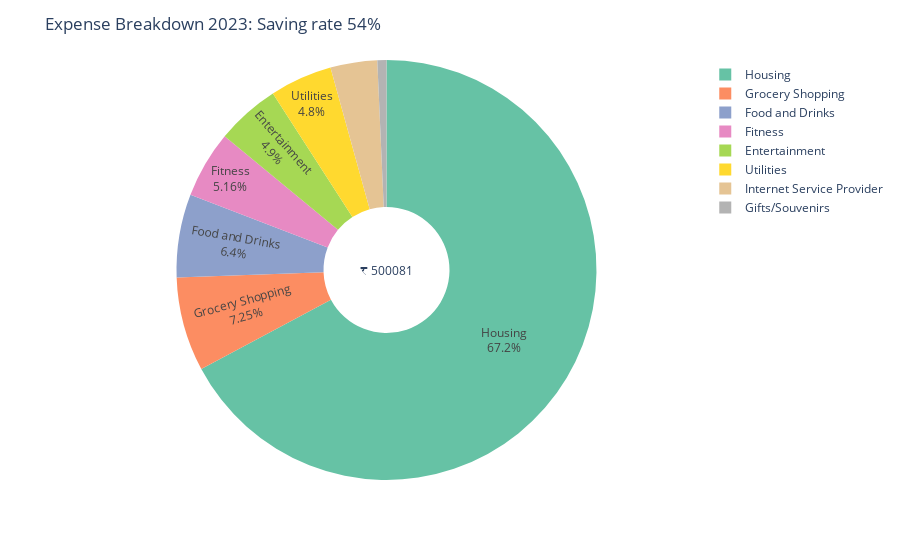

Notebook code for this chart:
### Code cell
expense_pie_fig_2023 = make_pie_chart(df, 2023, 'Expense')
expense_pie_fig_2023

### Figure 1 — Plotly figure (JSON) as saved in the notebook; plotly's stock layout.template omitted (floating-point values rounded to 4 significant figures)
{"data": [{"direction": "clockwise", "domain": {"x": [0, 1], "y": [0, 1]}, "hole": 0.3, "hovertemplate": "Category=%{label}<br>Amount (INR)=%{value}<extra></extra>", "labels": ["Entertainment", "Housing", "Entertainment", "Food and Drinks", "Fitness", "Utilities", "Grocery Shopping", "Internet Service Provider", "Utilities", "Entertainment", "Entertainment", "Grocery Shopping", "Housing", "Utilities", "Utilities", "Food and Drinks", "Fitness", "Internet Service Provider", "Housing", "Food and Drinks", "Utilities", "Entertainment", "Grocery Shopping", "Internet Service Provider", "Fitness", "Entertainment", "Utilities", "Grocery Shopping", "Utilities", "Internet Service Provider", "Utilities", "Fitness", "Entertainment", "Entertainment", "Housing", "Food and Drinks", "Fitness", "Housing", "Food and Drinks", "Utilities", "Gifts/Souvenirs", "Utilities", "Entertainment", "Entertainment", "Internet Service Provider", "Housing", "Entertainment", "Entertainment", "Utilities", "Internet Service Provider", "Grocery Shopping", "Food and Drinks", "Fitness", "Utilities", "Utilities", "Housing", "Utilities", "Grocery Shopping", "Fitness", "Food and Drinks", "Entertainment", "Entertainment", "Internet Service Provider", "Utilities", "Housing", "Grocery Shopping", "Fitness", "Food and Drinks", "Internet Service Provider", "Entertainment", "Entertainment", "Utilities", "Utilities", "Fitness", "Entertainment", "Utilities", "Food and Drinks", "Housing", "Entertainment", "Internet Service Provider", "Grocery Shopping", "Entertainment", "Food and Drinks", "Utilities", "Utilities", "Fitness", "Internet Service Provider", "Housing", "Grocery Shopping", "Entertainment", "Utilities", "Food and Drinks", "Entertainment", "Fitness", "Internet Service Provider", "Entertainment", "Housing", "Grocery Shopping", "Utilities", "Food and Drinks", "Internet Service Provider", "Entertainment", "Utilities", "Housing", "Grocery Shopping", "Utilities", "Entertainment", "Fitness"], "legendgroup": "", "name": "", "showlegend": true, "textinfo": "label+percent", "textposition": "inside", "type": "pie", "values": [1307, 28000, 800, 2330, 2301, 1500, 3132, 1500, 500, 1416, 800, 3440, 28000, 1500, 500, 3172, 2403, 1500, 28000, 3628, 1500, 1025, 3951, 1500, 1932, 800, 500, 3622, 1500, 1500, 500, 2378, 800, 1128, 28000, 1657, 2464, 28000, 3078, 1500, 3503, 500, 1344, 800, 1500, 28000, 800, 1034, 1500, 1500, 3312, 3573, 2478, 500, 1500, 28000, 500, 2927, 1872, 1770, 800, 1308, 1500, 1500, 28000, 3272, 1993, 2393, 1500, 1216, 800, 500, 500, 1823, 800, 1500, 2452, 28000, 1034, 1500, 3333, 1412, 2390, 500, 1500, 1995, 1500, 28000, 3644, 800, 1500, 2739, 1236, 1934, 1500, 800, 28000, 2676, 500, 2809, 1500, 1466, 500, 28000, 2947, 1500, 800, 2232]}], "layout": {"annotations": [{"font": {"size": 12}, "showarrow": false, "text": "₹ 500081", "x": 0.5, "y": 0.5}], "legend": {"tracegroupgap": 0}, "margin": {"t": 60}, "piecolorway": ["rgb(102,194,165)", "rgb(252,141,98)", "rgb(141,160,203)", "rgb(231,138,195)", "rgb(166,216,84)", "rgb(255,217,47)", "rgb(229,196,148)", "rgb(179,179,179)"], "title": {"text": "Expense Breakdown 2023: Saving rate 54%"}, "uniformtext": {"minsize": 10, "mode": "hide"}}}
